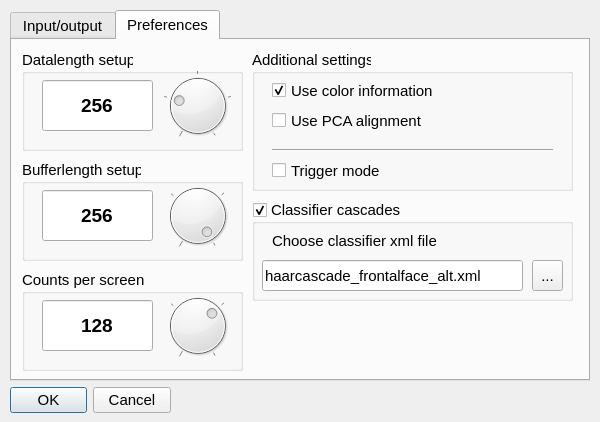
<?xml version="1.0" encoding="UTF-8"?>
<ui version="4.0">
 <class>Settingsdialog</class>
 <widget class="QDialog" name="Settingsdialog">
  <property name="geometry">
   <rect>
    <x>0</x>
    <y>0</y>
    <width>600</width>
    <height>422</height>
   </rect>
  </property>
  <property name="sizePolicy">
   <sizepolicy hsizetype="Fixed" vsizetype="Fixed">
    <horstretch>0</horstretch>
    <verstretch>0</verstretch>
   </sizepolicy>
  </property>
  <property name="minimumSize">
   <size>
    <width>20</width>
    <height>20</height>
   </size>
  </property>
  <property name="maximumSize">
   <size>
    <width>1000</width>
    <height>1000</height>
   </size>
  </property>
  <property name="font">
   <font>
    <family>Tahoma</family>
    <pointsize>11</pointsize>
   </font>
  </property>
  <property name="windowTitle">
   <string>Settings for a new record</string>
  </property>
  <widget class="QDialogButtonBox" name="buttonBox">
   <property name="geometry">
    <rect>
     <x>10</x>
     <y>380</y>
     <width>161</width>
     <height>41</height>
    </rect>
   </property>
   <property name="sizePolicy">
    <sizepolicy hsizetype="Fixed" vsizetype="Fixed">
     <horstretch>0</horstretch>
     <verstretch>0</verstretch>
    </sizepolicy>
   </property>
   <property name="orientation">
    <enum>Qt::Horizontal</enum>
   </property>
   <property name="standardButtons">
    <set>QDialogButtonBox::Cancel|QDialogButtonBox::Ok</set>
   </property>
   <property name="centerButtons">
    <bool>true</bool>
   </property>
  </widget>
  <widget class="QTabWidget" name="tabWidget">
   <property name="geometry">
    <rect>
     <x>10</x>
     <y>10</y>
     <width>580</width>
     <height>371</height>
    </rect>
   </property>
   <property name="autoFillBackground">
    <bool>false</bool>
   </property>
   <property name="tabShape">
    <enum>QTabWidget::Rounded</enum>
   </property>
   <property name="currentIndex">
    <number>1</number>
   </property>
   <property name="elideMode">
    <enum>Qt::ElideNone</enum>
   </property>
   <property name="usesScrollButtons">
    <bool>true</bool>
   </property>
   <property name="documentMode">
    <bool>false</bool>
   </property>
   <property name="tabsClosable">
    <bool>false</bool>
   </property>
   <widget class="QWidget" name="tab">
    <attribute name="title">
     <string>Input/output</string>
    </attribute>
    <widget class="QGroupBox" name="GBrecord">
     <property name="geometry">
      <rect>
       <x>10</x>
       <y>120</y>
       <width>551</width>
       <height>101</height>
      </rect>
     </property>
     <property name="title">
      <string>Results output</string>
     </property>
     <property name="checkable">
      <bool>true</bool>
     </property>
     <property name="checked">
      <bool>false</bool>
     </property>
     <widget class="QLineEdit" name="Erecord">
      <property name="enabled">
       <bool>false</bool>
      </property>
      <property name="geometry">
       <rect>
        <x>10</x>
        <y>60</y>
        <width>491</width>
        <height>31</height>
       </rect>
      </property>
      <property name="text">
       <string>Test_record.txt</string>
      </property>
     </widget>
     <widget class="QToolButton" name="TBrecord">
      <property name="geometry">
       <rect>
        <x>510</x>
        <y>60</y>
        <width>31</width>
        <height>31</height>
       </rect>
      </property>
      <property name="text">
       <string>...</string>
      </property>
     </widget>
     <widget class="QLabel" name="label_3">
      <property name="geometry">
       <rect>
        <x>10</x>
        <y>30</y>
        <width>131</width>
        <height>20</height>
       </rect>
      </property>
      <property name="text">
       <string>Output file name</string>
      </property>
     </widget>
    </widget>
    <widget class="QGroupBox" name="GBvideo">
     <property name="enabled">
      <bool>true</bool>
     </property>
     <property name="geometry">
      <rect>
       <x>10</x>
       <y>10</y>
       <width>321</width>
       <height>101</height>
      </rect>
     </property>
     <property name="title">
      <string>Process video</string>
     </property>
     <property name="flat">
      <bool>false</bool>
     </property>
     <property name="checkable">
      <bool>true</bool>
     </property>
     <property name="checked">
      <bool>false</bool>
     </property>
     <widget class="QLineEdit" name="Evideo">
      <property name="enabled">
       <bool>false</bool>
      </property>
      <property name="geometry">
       <rect>
        <x>10</x>
        <y>60</y>
        <width>261</width>
        <height>31</height>
       </rect>
      </property>
      <property name="text">
       <string/>
      </property>
      <property name="frame">
       <bool>true</bool>
      </property>
      <property name="readOnly">
       <bool>true</bool>
      </property>
     </widget>
     <widget class="QToolButton" name="TBvideo">
      <property name="enabled">
       <bool>false</bool>
      </property>
      <property name="geometry">
       <rect>
        <x>280</x>
        <y>60</y>
        <width>31</width>
        <height>31</height>
       </rect>
      </property>
      <property name="text">
       <string>...</string>
      </property>
     </widget>
     <widget class="QLabel" name="label_2">
      <property name="geometry">
       <rect>
        <x>20</x>
        <y>30</y>
        <width>161</width>
        <height>21</height>
       </rect>
      </property>
      <property name="text">
       <string>Choose video file</string>
      </property>
     </widget>
    </widget>
    <widget class="QGroupBox" name="GBtimer">
     <property name="geometry">
      <rect>
       <x>340</x>
       <y>10</y>
       <width>221</width>
       <height>101</height>
      </rect>
     </property>
     <property name="font">
      <font>
       <pointsize>11</pointsize>
      </font>
     </property>
     <property name="title">
      <string>Measurements interval</string>
     </property>
     <widget class="QDial" name="Dtimer">
      <property name="geometry">
       <rect>
        <x>140</x>
        <y>20</y>
        <width>71</width>
        <height>71</height>
       </rect>
      </property>
      <property name="minimumSize">
       <size>
        <width>71</width>
        <height>0</height>
       </size>
      </property>
      <property name="mouseTracking">
       <bool>false</bool>
      </property>
      <property name="acceptDrops">
       <bool>false</bool>
      </property>
      <property name="toolTip">
       <string/>
      </property>
      <property name="whatsThis">
       <string/>
      </property>
      <property name="autoFillBackground">
       <bool>false</bool>
      </property>
      <property name="inputMethodHints">
       <set>Qt::ImhNone</set>
      </property>
      <property name="minimum">
       <number>1</number>
      </property>
      <property name="maximum">
       <number>60</number>
      </property>
      <property name="value">
       <number>1</number>
      </property>
      <property name="sliderPosition">
       <number>1</number>
      </property>
      <property name="orientation">
       <enum>Qt::Horizontal</enum>
      </property>
      <property name="invertedAppearance">
       <bool>false</bool>
      </property>
      <property name="invertedControls">
       <bool>false</bool>
      </property>
      <property name="wrapping">
       <bool>false</bool>
      </property>
      <property name="notchTarget">
       <double>3.700000000000000</double>
      </property>
      <property name="notchesVisible">
       <bool>true</bool>
      </property>
     </widget>
     <widget class="QLineEdit" name="Etimer">
      <property name="geometry">
       <rect>
        <x>20</x>
        <y>30</y>
        <width>111</width>
        <height>51</height>
       </rect>
      </property>
      <property name="font">
       <font>
        <pointsize>14</pointsize>
        <weight>75</weight>
        <bold>true</bold>
       </font>
      </property>
      <property name="statusTip">
       <string>ststus tip</string>
      </property>
      <property name="whatsThis">
       <string>what this</string>
      </property>
      <property name="autoFillBackground">
       <bool>false</bool>
      </property>
      <property name="text">
       <string>1 sec</string>
      </property>
      <property name="alignment">
       <set>Qt::AlignCenter</set>
      </property>
      <property name="readOnly">
       <bool>true</bool>
      </property>
      <property name="placeholderText">
       <string>placeholder text</string>
      </property>
      <property name="clearButtonEnabled">
       <bool>false</bool>
      </property>
     </widget>
    </widget>
    <widget class="QGroupBox" name="GBsignal">
     <property name="enabled">
      <bool>true</bool>
     </property>
     <property name="geometry">
      <rect>
       <x>10</x>
       <y>230</y>
       <width>551</width>
       <height>101</height>
      </rect>
     </property>
     <property name="title">
      <string>Signal output</string>
     </property>
     <property name="checkable">
      <bool>true</bool>
     </property>
     <property name="checked">
      <bool>false</bool>
     </property>
     <widget class="QLineEdit" name="Esignal">
      <property name="enabled">
       <bool>false</bool>
      </property>
      <property name="geometry">
       <rect>
        <x>10</x>
        <y>60</y>
        <width>491</width>
        <height>31</height>
       </rect>
      </property>
      <property name="text">
       <string>Test_signal.txt</string>
      </property>
     </widget>
     <widget class="QToolButton" name="TBsignal">
      <property name="geometry">
       <rect>
        <x>510</x>
        <y>60</y>
        <width>31</width>
        <height>31</height>
       </rect>
      </property>
      <property name="text">
       <string>...</string>
      </property>
     </widget>
     <widget class="QLabel" name="label_4">
      <property name="geometry">
       <rect>
        <x>10</x>
        <y>30</y>
        <width>131</width>
        <height>20</height>
       </rect>
      </property>
      <property name="text">
       <string>Output file name</string>
      </property>
     </widget>
    </widget>
   </widget>
   <widget class="QWidget" name="tab_2">
    <attribute name="title">
     <string>Preferences</string>
    </attribute>
    <widget class="QGroupBox" name="groupBox_6">
     <property name="geometry">
      <rect>
       <x>240</x>
       <y>10</y>
       <width>321</width>
       <height>141</height>
      </rect>
     </property>
     <property name="title">
      <string>Additional settings</string>
     </property>
     <widget class="QCheckBox" name="CBcolor">
      <property name="geometry">
       <rect>
        <x>20</x>
        <y>30</y>
        <width>201</width>
        <height>21</height>
       </rect>
      </property>
      <property name="text">
       <string>Use color information</string>
      </property>
      <property name="checked">
       <bool>true</bool>
      </property>
     </widget>
     <widget class="QCheckBox" name="CBpca">
      <property name="geometry">
       <rect>
        <x>20</x>
        <y>60</y>
        <width>171</width>
        <height>21</height>
       </rect>
      </property>
      <property name="text">
       <string>Use PCA alignment</string>
      </property>
     </widget>
     <widget class="QCheckBox" name="CBtrigger">
      <property name="geometry">
       <rect>
        <x>20</x>
        <y>110</y>
        <width>141</width>
        <height>21</height>
       </rect>
      </property>
      <property name="text">
       <string>Trigger mode</string>
      </property>
     </widget>
     <widget class="Line" name="line">
      <property name="geometry">
       <rect>
        <x>20</x>
        <y>90</y>
        <width>281</width>
        <height>21</height>
       </rect>
      </property>
      <property name="orientation">
       <enum>Qt::Horizontal</enum>
      </property>
     </widget>
    </widget>
    <widget class="QGroupBox" name="groupBox_3">
     <property name="geometry">
      <rect>
       <x>10</x>
       <y>230</y>
       <width>221</width>
       <height>101</height>
      </rect>
     </property>
     <property name="font">
      <font>
       <pointsize>11</pointsize>
      </font>
     </property>
     <property name="title">
      <string>Counts per screen</string>
     </property>
     <widget class="QDial" name="Dcounts">
      <property name="geometry">
       <rect>
        <x>140</x>
        <y>20</y>
        <width>71</width>
        <height>71</height>
       </rect>
      </property>
      <property name="mouseTracking">
       <bool>false</bool>
      </property>
      <property name="acceptDrops">
       <bool>false</bool>
      </property>
      <property name="whatsThis">
       <string/>
      </property>
      <property name="autoFillBackground">
       <bool>false</bool>
      </property>
      <property name="inputMethodHints">
       <set>Qt::ImhNone</set>
      </property>
      <property name="minimum">
       <number>5</number>
      </property>
      <property name="maximum">
       <number>8</number>
      </property>
      <property name="value">
       <number>7</number>
      </property>
      <property name="sliderPosition">
       <number>7</number>
      </property>
      <property name="tracking">
       <bool>true</bool>
      </property>
      <property name="orientation">
       <enum>Qt::Horizontal</enum>
      </property>
      <property name="wrapping">
       <bool>false</bool>
      </property>
      <property name="notchTarget">
       <double>3.700000000000000</double>
      </property>
      <property name="notchesVisible">
       <bool>true</bool>
      </property>
     </widget>
     <widget class="QLineEdit" name="Ecounts">
      <property name="geometry">
       <rect>
        <x>20</x>
        <y>30</y>
        <width>111</width>
        <height>51</height>
       </rect>
      </property>
      <property name="font">
       <font>
        <pointsize>14</pointsize>
        <weight>75</weight>
        <bold>true</bold>
       </font>
      </property>
      <property name="statusTip">
       <string>ststus tip</string>
      </property>
      <property name="whatsThis">
       <string>what this</string>
      </property>
      <property name="autoFillBackground">
       <bool>false</bool>
      </property>
      <property name="text">
       <string>128</string>
      </property>
      <property name="alignment">
       <set>Qt::AlignCenter</set>
      </property>
      <property name="readOnly">
       <bool>true</bool>
      </property>
      <property name="placeholderText">
       <string>placeholder text</string>
      </property>
      <property name="clearButtonEnabled">
       <bool>false</bool>
      </property>
     </widget>
    </widget>
    <widget class="QGroupBox" name="groupBox_2">
     <property name="geometry">
      <rect>
       <x>10</x>
       <y>120</y>
       <width>221</width>
       <height>101</height>
      </rect>
     </property>
     <property name="font">
      <font>
       <pointsize>11</pointsize>
      </font>
     </property>
     <property name="title">
      <string>Bufferlength setup</string>
     </property>
     <widget class="QDial" name="Dbufferlength">
      <property name="geometry">
       <rect>
        <x>140</x>
        <y>20</y>
        <width>71</width>
        <height>71</height>
       </rect>
      </property>
      <property name="mouseTracking">
       <bool>false</bool>
      </property>
      <property name="acceptDrops">
       <bool>false</bool>
      </property>
      <property name="whatsThis">
       <string/>
      </property>
      <property name="autoFillBackground">
       <bool>false</bool>
      </property>
      <property name="inputMethodHints">
       <set>Qt::ImhNone</set>
      </property>
      <property name="minimum">
       <number>5</number>
      </property>
      <property name="maximum">
       <number>8</number>
      </property>
      <property name="value">
       <number>8</number>
      </property>
      <property name="sliderPosition">
       <number>8</number>
      </property>
      <property name="tracking">
       <bool>true</bool>
      </property>
      <property name="orientation">
       <enum>Qt::Horizontal</enum>
      </property>
      <property name="wrapping">
       <bool>false</bool>
      </property>
      <property name="notchTarget">
       <double>3.700000000000000</double>
      </property>
      <property name="notchesVisible">
       <bool>true</bool>
      </property>
     </widget>
     <widget class="QLineEdit" name="Ebufferlength">
      <property name="geometry">
       <rect>
        <x>20</x>
        <y>30</y>
        <width>111</width>
        <height>51</height>
       </rect>
      </property>
      <property name="font">
       <font>
        <pointsize>14</pointsize>
        <weight>75</weight>
        <bold>true</bold>
       </font>
      </property>
      <property name="statusTip">
       <string>ststus tip</string>
      </property>
      <property name="whatsThis">
       <string>what this</string>
      </property>
      <property name="autoFillBackground">
       <bool>false</bool>
      </property>
      <property name="text">
       <string>256</string>
      </property>
      <property name="alignment">
       <set>Qt::AlignCenter</set>
      </property>
      <property name="readOnly">
       <bool>true</bool>
      </property>
      <property name="placeholderText">
       <string>placeholder text</string>
      </property>
      <property name="clearButtonEnabled">
       <bool>false</bool>
      </property>
     </widget>
    </widget>
    <widget class="QGroupBox" name="groupBox">
     <property name="geometry">
      <rect>
       <x>10</x>
       <y>10</y>
       <width>221</width>
       <height>101</height>
      </rect>
     </property>
     <property name="font">
      <font>
       <pointsize>11</pointsize>
      </font>
     </property>
     <property name="title">
      <string>Datalength setup</string>
     </property>
     <widget class="QDial" name="Ddatalength">
      <property name="geometry">
       <rect>
        <x>140</x>
        <y>20</y>
        <width>71</width>
        <height>71</height>
       </rect>
      </property>
      <property name="minimumSize">
       <size>
        <width>71</width>
        <height>0</height>
       </size>
      </property>
      <property name="mouseTracking">
       <bool>false</bool>
      </property>
      <property name="acceptDrops">
       <bool>false</bool>
      </property>
      <property name="whatsThis">
       <string/>
      </property>
      <property name="autoFillBackground">
       <bool>false</bool>
      </property>
      <property name="inputMethodHints">
       <set>Qt::ImhNone</set>
      </property>
      <property name="minimum">
       <number>7</number>
      </property>
      <property name="maximum">
       <number>11</number>
      </property>
      <property name="sliderPosition">
       <number>8</number>
      </property>
      <property name="wrapping">
       <bool>false</bool>
      </property>
      <property name="notchTarget">
       <double>3.700000000000000</double>
      </property>
      <property name="notchesVisible">
       <bool>true</bool>
      </property>
     </widget>
     <widget class="QLineEdit" name="Edatalength">
      <property name="geometry">
       <rect>
        <x>20</x>
        <y>30</y>
        <width>111</width>
        <height>51</height>
       </rect>
      </property>
      <property name="font">
       <font>
        <pointsize>14</pointsize>
        <weight>75</weight>
        <bold>true</bold>
       </font>
      </property>
      <property name="statusTip">
       <string>ststus tip</string>
      </property>
      <property name="whatsThis">
       <string>what this</string>
      </property>
      <property name="autoFillBackground">
       <bool>false</bool>
      </property>
      <property name="text">
       <string>256</string>
      </property>
      <property name="alignment">
       <set>Qt::AlignCenter</set>
      </property>
      <property name="readOnly">
       <bool>true</bool>
      </property>
      <property name="placeholderText">
       <string>placeholder text</string>
      </property>
      <property name="clearButtonEnabled">
       <bool>false</bool>
      </property>
     </widget>
    </widget>
    <widget class="QGroupBox" name="GBcascade">
     <property name="geometry">
      <rect>
       <x>240</x>
       <y>160</y>
       <width>321</width>
       <height>101</height>
      </rect>
     </property>
     <property name="title">
      <string>Classifier cascades</string>
     </property>
     <property name="checkable">
      <bool>true</bool>
     </property>
     <property name="checked">
      <bool>true</bool>
     </property>
     <widget class="QLineEdit" name="Ecascade">
      <property name="geometry">
       <rect>
        <x>10</x>
        <y>60</y>
        <width>261</width>
        <height>31</height>
       </rect>
      </property>
      <property name="text">
       <string>haarcascade_frontalface_alt.xml</string>
      </property>
      <property name="readOnly">
       <bool>true</bool>
      </property>
     </widget>
     <widget class="QToolButton" name="TBcascade">
      <property name="geometry">
       <rect>
        <x>280</x>
        <y>60</y>
        <width>31</width>
        <height>31</height>
       </rect>
      </property>
      <property name="text">
       <string>...</string>
      </property>
     </widget>
     <widget class="QLabel" name="label">
      <property name="geometry">
       <rect>
        <x>20</x>
        <y>30</y>
        <width>221</width>
        <height>21</height>
       </rect>
      </property>
      <property name="text">
       <string>Choose classifier xml file</string>
      </property>
     </widget>
    </widget>
   </widget>
  </widget>
 </widget>
 <resources/>
 <connections>
  <connection>
   <sender>buttonBox</sender>
   <signal>accepted()</signal>
   <receiver>Settingsdialog</receiver>
   <slot>accept()</slot>
   <hints>
    <hint type="sourcelabel">
     <x>248</x>
     <y>254</y>
    </hint>
    <hint type="destinationlabel">
     <x>157</x>
     <y>274</y>
    </hint>
   </hints>
  </connection>
  <connection>
   <sender>buttonBox</sender>
   <signal>rejected()</signal>
   <receiver>Settingsdialog</receiver>
   <slot>reject()</slot>
   <hints>
    <hint type="sourcelabel">
     <x>316</x>
     <y>260</y>
    </hint>
    <hint type="destinationlabel">
     <x>286</x>
     <y>274</y>
    </hint>
   </hints>
  </connection>
 </connections>
</ui>
